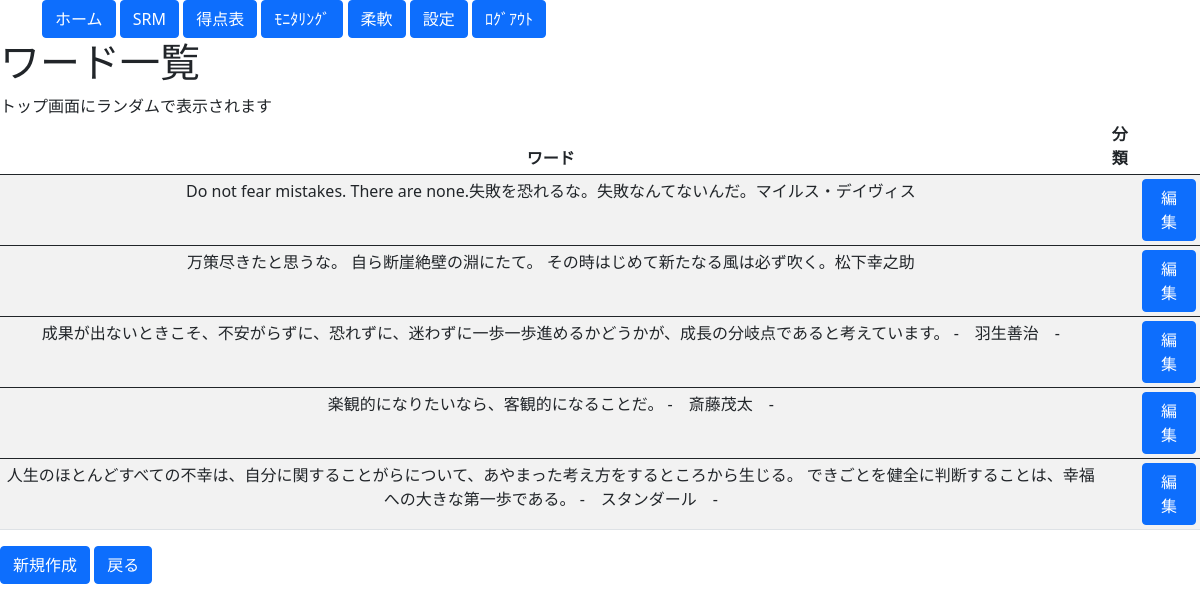
Before: /options/word_list with the older database file.
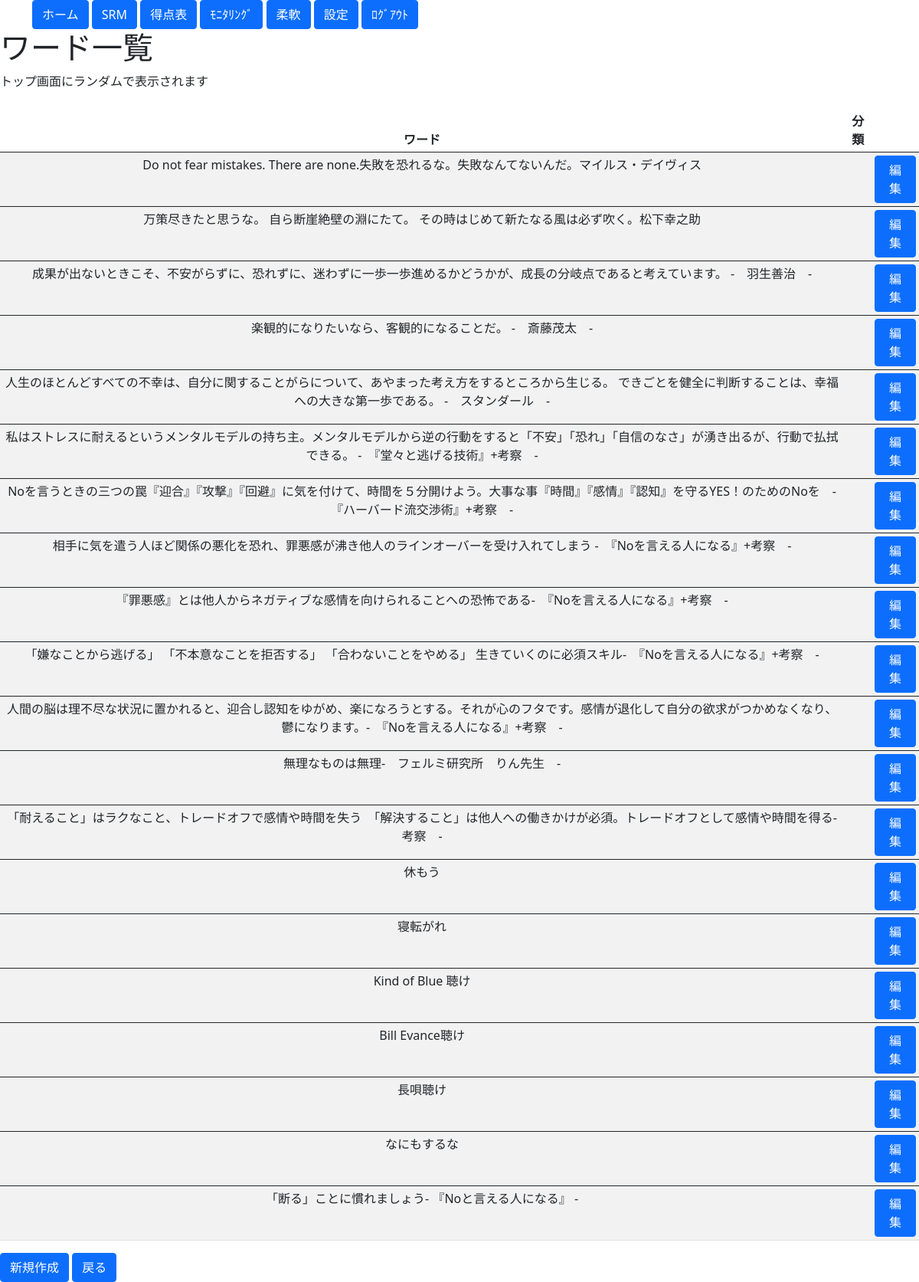
After: the same page with the newer database file.
### blogpost/models.py (models this page shows, shortened)
class WordModel(models.Model):
    word = models.TextField()
    category = models.TextField(
        verbose_name="どんな時にかけたい言葉ですか？",
        choices=SITUATION,
        blank=True
        )

### blogpost/views.py (the view)
# urls.py: path('options/word_list', Word_List.as_view(), name='Word_list'),
class Word_List(ListView):
    template_name = 'options/word_list.html'
    model = WordModel
    def get_context_data(self, **kwargs):
        context = super().get_context_data(**kwargs) # はじめに継承元のメソッドを呼び出す
        context['stcategolys'] = list(StPointModel.objects.all())
        context['stNames'] = list(StPointNameModel.objects.all())
        return context

### blogpost/templates/options/word_list.html (shortened to what this page needs)
<!doctype html>
<html lang="en">
  <head>
    <link href="https://cdn.jsdelivr.net/npm/bootstrap@5.0.0-beta3/dist/css/bootstrap.min.css" rel="stylesheet">
  </head>
{% extends 'base.html' %}
{% block content %}
<!DOCTYPE html>
<html>
<head>
</head>
<body>
  <h1>ワード一覧</h1>
  <a>トップ画面にランダムで表示されます</a>
  <table class="table table-striped table-hover table-sm">
    <thead>
      <tr>
        <th style="text-align:center">ワード</th>
        <th style="text-align:center">分類</th>
        <th></th>
      </tr>
    </thead>
    {% for item in object_list %}
      <tbody>
        <tr style="text-align:center">
          <td style="text-align:center">{{ item.word }}</td>
          <td style="text-align:center">{{ item.ategory }}</td>
          <td><a class="btn btn-primary" href="{% url 'Word_update' item.pk %}" role="button">編集</a></td>
        </tr>
      </tbody>
    {% endfor %}
    </table>
</body>
<td><a class="btn btn-primary" href="{% url 'Word_Create' %}" pk="button">新規作成</a></td>
<td><a class="btn btn-primary" href="{% url 'Options' %}" pk="button">戻る</a></td>
{% endblock content %}

### blogpost/templates/base.html (shortened to what this page needs)
<!doctype html>
<html lang="en">
  <head>
    <div class='container'>
      <td><a class="btn btn-primary" href="{% url 'Top' %}" role="button">ホーム</a></td>
      <td><a class="btn btn-primary" href="{% url 'SRMlist' %}" role="button">SRM</a></td>
      <td><a class="btn btn-primary" href="{% url 'St_list' %}" role="button">得点表</a></td>
      <td><a class="btn btn-primary" href="{% url 'Moni_List' %}" role="button">ﾓﾆﾀﾘﾝｸﾞ</a></td>
      <td><a class="btn btn-primary" href="{% url 'Exer_List' %}" role="button">柔軟</a></td>
      <td><a class="btn btn-primary" href="{% url 'Options' %}" role="button">設定</a></td>
      <td><a class="btn btn-primary" href="{% url 'logout' %}" role="button">ﾛｸﾞｱｳﾄ</a></td>
    </div>
    <link href="https://cdn.jsdelivr.net/npm/bootstrap@5.0.0-beta3/dist/css/bootstrap.min.css" rel="stylesheet">
  </head>
  <body>
    {% block content %}
    {% endblock content %}
  </body>
</html>

Changed rows visible on the page:
added WordModel: word "私はストレスに耐えるというメンタルモデルの持ち主。メンタルモデルから逆の行動をすると「不安」「恐れ」「自信のなさ」が湧き出るが、行動で払拭できる。 - 『堂々と逃げる技術』+考察 -"
added WordModel: word "Noを言うときの三つの罠『迎合』『攻撃』『回避』に気を付けて、時間を５分開けよう。大事な事『時間』『感情』『認知』を守るYES！のためのNoを - 『ハーバード流交渉術』+考察 -"
added WordModel: word "相手に気を遣う人ほど関係の悪化を恐れ、罪悪感が沸き他人のラインオーバーを受け入れてしまう - 『Noを言える人になる』+考察 -"
added WordModel: word "『罪悪感』とは他人からネガティブな感情を向けられることへの恐怖である- 『Noを言える人になる』+考察 -"
added WordModel: word "「嫌なことから逃げる」 「不本意なことを拒否する」 「合わないことをやめる」 生きていくのに必須スキル- 『Noを言える人になる』+考察 -"
added WordModel: word "人間の脳は理不尽な状況に置かれると、迎合し認知をゆがめ、楽になろうとする。それが心のフタです。感情が退化して自分の欲求がつかめなくなり、鬱になります。- 『Noを言える人になる』+考察 -"
added WordModel: word "無理なものは無理- フェルミ研究所 りん先生 -"
added WordModel: word "「耐えること」はラクなこと、トレードオフで感情や時間を失う 「解決すること」は他人への働きかけが必須。トレードオフとして感情や時間を得る- 考察 -"
added WordModel: word "休もう"
added WordModel: word "寝転がれ"
added WordModel: word "Kind of Blue 聴け"
added WordModel: word "Bill Evance聴け"
added WordModel: word "長唄聴け"
added WordModel: word "なにもするな"
added WordModel: word "「断る」ことに慣れましょう- 『Noと言える人になる』 -"
